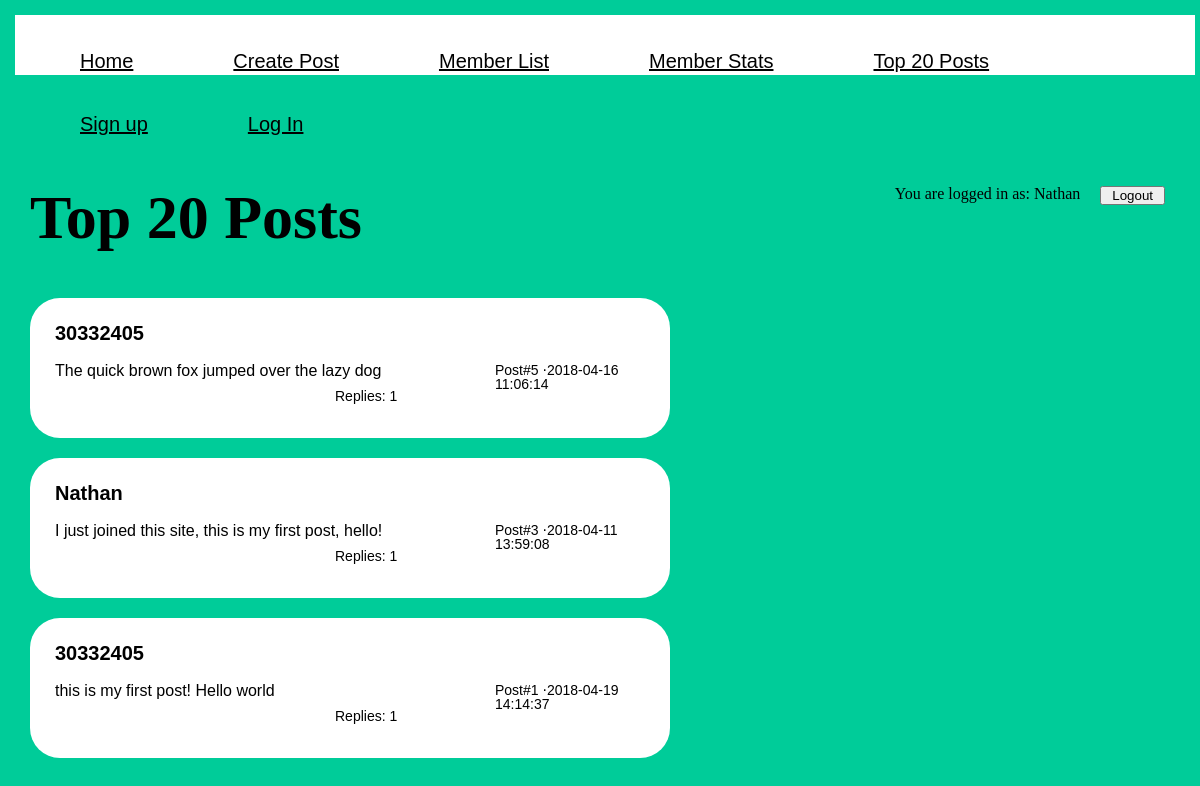
The app's page /top20posts.php (signed in) with its own data.
### tables this page shows
CREATE TABLE IF NOT EXISTS `post` (
  `id` int(11) NOT NULL AUTO_INCREMENT,
  `user_id` int(11) NOT NULL,
  `post_date` datetime NOT NULL,
  `in_reply_to` int(11) DEFAULT NULL,
  `text` varchar(160) NOT NULL,
  PRIMARY KEY (`id`),
  KEY `in_reply_to` (`in_reply_to`),
  KEY `user_id` (`user_id`)
);

CREATE TABLE IF NOT EXISTS `user` (
  `id` int(11) NOT NULL AUTO_INCREMENT,
  `name` varchar(50) NOT NULL,
  `email` varchar(50) NOT NULL,
  `password` varchar(225) NOT NULL,
  PRIMARY KEY (`id`)
);

### top20posts.php (the view, shortened to what this page needs)
<?php
require_once "include/config.php";
?>
<!DOCTYPE html>
<html>
<head>
		<link rel="stylesheet" type="text/css" href="css/style.css">
</head>
<body>
	<?php include_once "include/nav.php";?>
		<section>
			<div class="main-wrapper">
				<h1>Top 20 Posts</h1>
				<div class="post-wrapper">
				<?php
					if (!$conn){
						$error = mysqli_connect_error();
						$errno = mysqli_connect_errno();
						print "$errno: $error\n";
						exit();
					}else{
						$query = 'SELECT p2.post_date, u.name, p2.text, COUNT(p.in_reply_to) AS replies, p2.id
						FROM post p
                        INNER JOIN
                        post p2
                        ON
                        p.in_reply_to = p2.id
						INNER JOIN
						user u
						ON
						p2.user_id = u.id
						GROUP BY p.in_reply_to
						ORDER BY replies DESC LIMIT 20';
						if($result = mysqli_query($conn, $query)){
							while($row = mysqli_fetch_assoc($result)){
								echo '<div class="post-content" id="', $row['id'],'">';
								echo '<h3 class="post-name">', $row['name'], '</h3>';
								echo '<span>Post#', $row['id'],'  &sdot;', $row['post_date'],'</span>';
								echo '<p class="post-text">', $row['text'], '</p>';
								echo '<span class="replyCount">Replies: '. $row['replies'] . '</span>';
								echo '</div>';
							}
						}else{
							echo "failed to set result";
						}
					}
					?>
			</div>
		</section>
</body>
</html>

### css/style.css (style rules this page uses)
html, body, div, span, object, iframe, h1, h2, h3, h4, h5, h6, p, blockquote, pre, abbr, address, cite, code, del, dfn, em, img, ins, kbd, q, samp, small, strong, sub, sup, var, b, i, dl, dt, dd, ol, ul, li, fieldset, form, label, legend, table, caption, tbody, tfoot, thead, tr, th, td, article, aside, canvas, details, figcaption, figure, footer, header, hgroup, menu, nav, section, summary, time, mark, audio, video { margin:0; padding:5px; border:0; outline:0; font-size:100%; vertical-align:baseline; background:transparent; }
body { line-height:1; }
article,aside,details,figcaption,figure, footer,header,hgroup,menu,nav,section { display:block; }
body { background-color: #00cc99; }
.main-wrapper { margin: auto; float: left; }
.main-wrapper h1 { margin: 10px auto; font-size:62px; padding:10px; }
.main-wrapper .post-wrapper { padding: 10px; }
.main-wrapper .post-wrapper .post-content { border-radius: 30px; background-color: white; padding: 20px; width: 600px; height: 100px; margin:20px auto; font-family:arial; }
.main-wrapper .post-wrapper .post-content span { font-size:14px; float:right; width: 150px; }
.main-wrapper .post-wrapper .post-content h3 { font-size:20px; margin-bottom: 10px; }
.main-wrapper .post-wrapper .post-content p { width:60%; }
.replyCount { float: right; }

### records on screen
post: user.name "30332405", id "5", post_date "2018-04-16 11:06:14", text "The quick brown fox jumped over the lazy dog", replies "1"
post: user.name "Nathan", id "3", post_date "2018-04-11 13:59:08", text "I just joined this site, this is my first post, hello!", replies "1"
post: user.name "30332405", id "1", post_date "2018-04-19 14:14:37", text "this is my first post! Hello world", replies "1"

### other values on screen
$_SESSION['username'] "Nathan"
